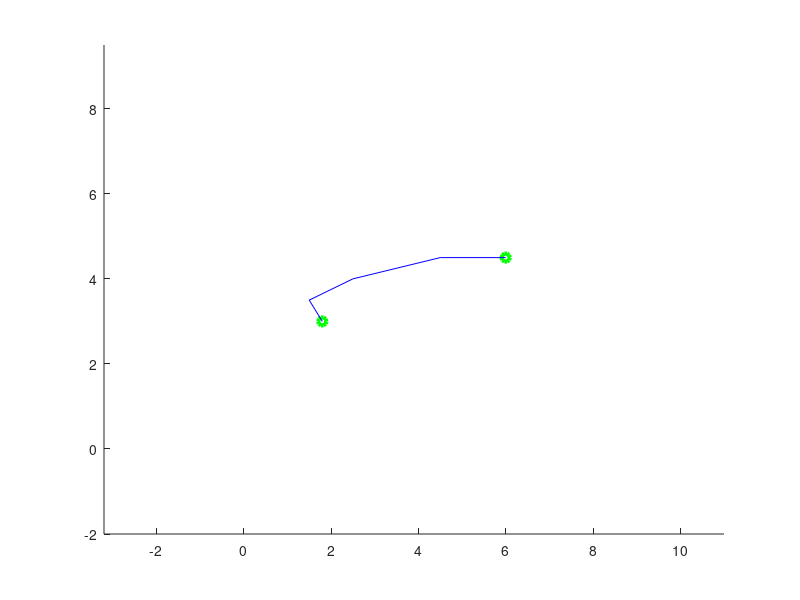

Source code (MATLAB):
%pkg load matgeom
figure();
hold on;
fid = fopen("obs2.txt");
formatSpec = '%f %f';
fgetl(fid);
START = fgetl(fid);
START = cell2mat(textscan(START,"%f %f"));
tline = fgetl(fid);
ENDING = cell2mat(textscan(tline,"%f %f"));
drawPoint([START;ENDING],'g','lineWidth',3)
xlim([min(START(1,1),ENDING(1,1))-5 max(START(1,1),ENDING(1,1))+5])
ylim([min(START(1,2),ENDING(1,2))-5,max(START(1,2),ENDING(1,2))+5])
i=0;
while ischar(tline)
    #disp(tline)
    tline = fgetl(fid);
    if length(tline) >= 1 
      if(tline(1) == "%")
        continue
      endif
      if(tline(1) == "/")
        sizeA = [2 textscan(tline,'%s %d'){1,2}];
        A = fscanf(fid,formatSpec,sizeA);
        
        % If using matlab
        %a = polyshape(A(1,:)',A(2,:)','r', 'lineWidth', 2)
        %plot(a)

        % If using Octave
        %drawPolygon(A(1,:)',A(2,:)','r', 'lineWidth', 2);
        i+=1;
      endif
    endif
endwhile
fclose(fid)

fileID = fopen('graphe.txt','r');
formatSpec = '%f';
size = [1 1];
nb_arcs = fscanf(fileID,formatSpec,size);

formatSpec_point = '%f %f';
formatSpec_length = '%f';
size = [2 2];

liste_arcs = zeros(2,2,nb_arcs);
liste_length_arcs = zeros(1,nb_arcs);

for i = 1:nb_arcs
    liste_arcs(:,:,i) = fscanf(fileID,formatSpec_point,size);
    liste_length_arcs(1,i) = fscanf(fileID,formatSpec_length,[1 1]);
end

fclose(fileID);
%plot(liste_arcs(1,:,:),liste_arcs(2,:,:),'b')
fileID = fopen('path.txt','r');

nb_sommets_chemin = fscanf(fileID,formatSpec,[1 1]);

path = fscanf(fileID,formatSpec_point,[2 nb_sommets_chemin]);

fclose(fileID);

plot(path(1,:),path(2,:),'b');